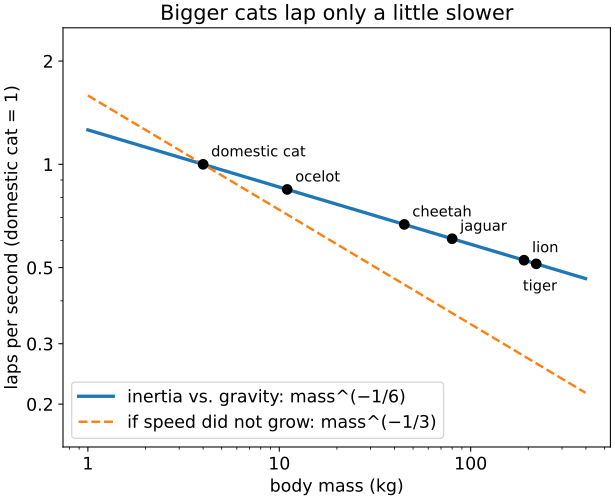

This figure's Python source:
# lapping.py – From “How Cats Drink: Inertia Against Gravity”
# https://wildbionics.com/articles/cat-lapping/ · Code: MIT licence
# Needs: python3 -m pip install numpy matplotlib
# Run: python3 lapping.py   (https://wildbionics.com/run-code/)

import numpy as np
import matplotlib.pyplot as plt

# Typical body masses (kg) – rough values for illustration, not measurements
CATS = {"domestic cat": 4, "ocelot": 11, "cheetah": 45, "jaguar": 80, "lion": 190, "tiger": 220}
EXPONENT = -1 / 6     # frequency ∝ mass^EXPONENT: inertia balancing gravity (see the maths lens)


def relative_frequency(mass, reference=CATS["domestic cat"]):
    """Lapping frequency relative to a domestic cat.

    Inertia balances gravity when the tongue speed U is about √(g·R) (Froude number ≈ 1),
    so one lap takes a time of order R/U = √(R/g). The tongue radius R grows like mass^(1/3)
    for animals of similar shape, hence frequency ∝ √(g/R) ∝ mass^(−1/6).
    """
    return (mass / reference) ** EXPONENT


print("animal          mass    laps relative to a domestic cat")
for name, mass in CATS.items():
    print(f"{name:13s} {mass:5d} kg   {relative_frequency(mass):5.2f}")
lion = relative_frequency(CATS["lion"])
print(f"a lion is {CATS['lion'] / CATS['domestic cat']:.1f} times heavier "
      f"but laps only {1 / lion:.1f} times slower")

masses = np.logspace(0, 2.6, 100)
plt.rcParams["font.size"] = 13      # large type: the chart stays readable on a phone
fig, ax = plt.subplots(figsize=(6.4, 5.2), layout="constrained")
ax.loglog(masses, relative_frequency(masses), lw=2.5, label="inertia vs. gravity: mass^(−1/6)")
ax.loglog(masses, (masses / CATS["domestic cat"]) ** (-1 / 3), "--", lw=1.8,
          label="if speed did not grow: mass^(−1/3)")
for name, mass in CATS.items():
    below = name == "tiger"             # lion and tiger are close: one label above, one below
    ax.plot(mass, relative_frequency(mass), "o", ms=7, color="black")
    ax.annotate(name, (mass, relative_frequency(mass)), textcoords="offset points",
                xytext=(-10, -20) if below else (6, 6), fontsize=11)
ax.set_xlabel("body mass (kg)")
ax.set_ylabel("laps per second (domestic cat = 1)")
ax.set_title("Bigger cats lap only a little slower")
ax.set_ylim(0.15, 2.5)
ax.set_yticks([0.2, 0.3, 0.5, 1, 2])
ax.xaxis.set_major_formatter("{x:g}")   # plain numbers: 1, 10, 100
ax.yaxis.set_major_formatter("{x:g}")
ax.legend(loc="lower left")
plt.show()
